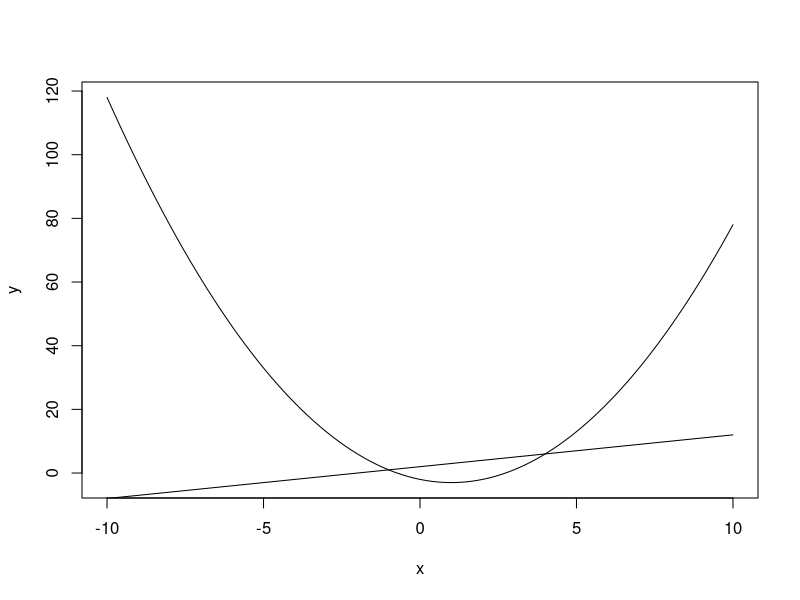

R code for this plot:
## ---- chunk 1
knitr::opts_chunk$set(echo = TRUE)
## ---- chunk 2

# define the area function
area_func<-function(x){
  
  return(2*x-9)
}

# Integrate the function over the limits
result<-integrate(area_func, lower = 4.5, upper = 8.5)

result$value
## ---- chunk 3

func_1 <- function(x){
  return(x^2 - 2*x -2)
}

func_2 <- function(x){
  return(x +2)
}

## ---- chunk 4
plot(func_1, -10, 10,ylab = "y")
plot(func_2, -10, 10, add = TRUE)

## ---- chunk 5
# define function for intersection
inter_func <- function(x){
    return((x+2) - (x^2 - 2*x -2))
}

# find area for bounded by found x limits
area <- integrate(inter_func, lower = -1, upper = 4)
area$value

## ---- chunk 6

# Define the function for calculating total annual inventory cost
total_inventory_cost <- function(q, d= 110, h = 3.75, k= 8.25) {
 
# Calculate annual ordering cost
annual_order_cost<- k* d / q
  
# Calculate annual holding cost
annual_holding_cost<-h * q / 2 # assuming that the average inventory level is half of the order quantity.
  
# Calculate total annual inventory cost
  total_annual_inventory_cost= annual_order_cost +  annual_holding_cost
  
# Return total cost
 return(total_annual_inventory_cost)
}

# Optimization techniques to find the optimal order quantity
optimized_result <- optimize(total_inventory_cost, interval = c(1, 110), d = 110, h = 3.75, k = 8.25)

# Minimum lot size 
optimized_result$minimum

# Minimum total inventory cost
optimized_result$objective

